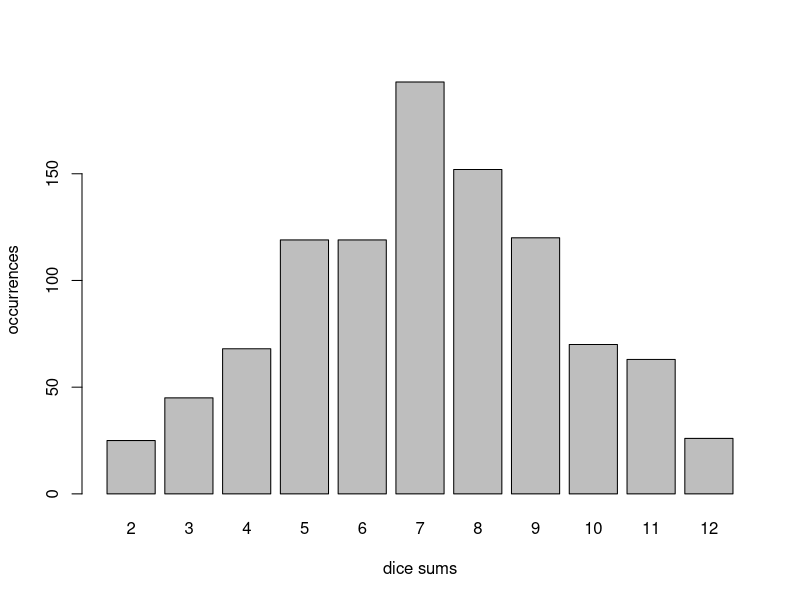

Recreate this plot in R.
# cs201_asn_1.R
# Aaila Arif, s1324028		
# CS-201							
# Spring 2023	

#Problem 1 
# Part 1: What happens when you try to make a vector contain different types, 
#using the c( ) function? When you try to make a vector containing different 
#types with the c() function, the most complex type wins. All other elements are
#converted to that type via coercion.

# Part 2: Try to make a vector containing some numbers and some strings.
myvec <- c(12, "ten", 20, 'twenty', 5L)
myvec

# Part 3: Why does the output show the numbers surrounded by quotes " "?
#Since Strings/Characters are more complex than doubles and numerics, the 
#most complex type wins and all elements are converted to characters (coercion 
#causes the numbers to be represented in quotes).

#Problem 2
# Part 1: Let's say a cafeteria is using R to create their breakfast menu.
items <- c("spam", "eggs", "beans", "bacon", "sausage")
print(items)

# Part 2: What does items[-3] produce?
items[-3]
print(items[-3])
#items[-3] produces a vector containing everything but the third element in items

# Part 3: Based on what you find, use indexing to create a version of the items
#vector without "spam".
items[-1]
print(items[-1])

# Part 4: Use indexing to create a vector called more_spam from items;
#more_spam will contain spam, eggs, sausage, spam, and spam.

more_spam <- c(items[-(3:4)], items[1], items[1])
print(more_spam)

# Part 5:Add a new item, "lobster", to the items vector.

items <- c(items, "lobster")
print(items)

#Problem 4:
#In the R script file cs201_asn_1.R, write R code to perform the following tasks
#Generate a character matrix that contains the following tic-tac-toe pattern:

#X O X
#O X O
#X O X
# Part 1:
#Do this in two different ways, once by using the matrix() function

tictactoe1 <- matrix(c("X", "O", "X",
                   "O","X", "O",
                   "X", "O", "X"), nrow = 3, ncol = 3)
print(tictactoe1)
# Part 2:
#and once without the matrix() function.

tictactoe2 <- c("X","O","X","O","X","O","X","O","X")
dim(tictactoe2) <- c(3, 3)

print(tictactoe2)

# Part 3:
#Print the matrix
print(tictactoe1)
print(tictactoe2)

#Actual output of the matrix in the R console would look like this:
#[,1] [,2] [,3]
#[1,] "X"  "O"  "X" 
#[2,] "O"  "X"  "O" 
#[3,] "X"  "O"  "X"

#Problem 4:
#In the R script file cs201_asn_1.R, write R code to perform the following 
#tasks. Document all your code with comments.

#Part 1:
#Simulate rolling a pair of standard six-sided dice 1000 times.
#Use vectors die1 and die2 to hold the values of the 1000 rolls for each die
#You will want to use the R sample() function to generate the 1000 
#random integers in the vectors

die1 <- sample(1:6, 1000, replace=T)
die2 <- sample(1:6, 1000, replace=T)

# Part 2:
#Store the sums of the 1000 dice rolls in the vector dice_sums.
dice_sums <- die1 + die2

# Part 3:
#Count the frequencies of the dice sums in dice_sums and generate a 
#bar plot of dice sum frequencies with the axis labels shown below.

occurrences <- table(dice_sums)
barplot(occurrences, xlab="dice sums", ylab="occurrences")










